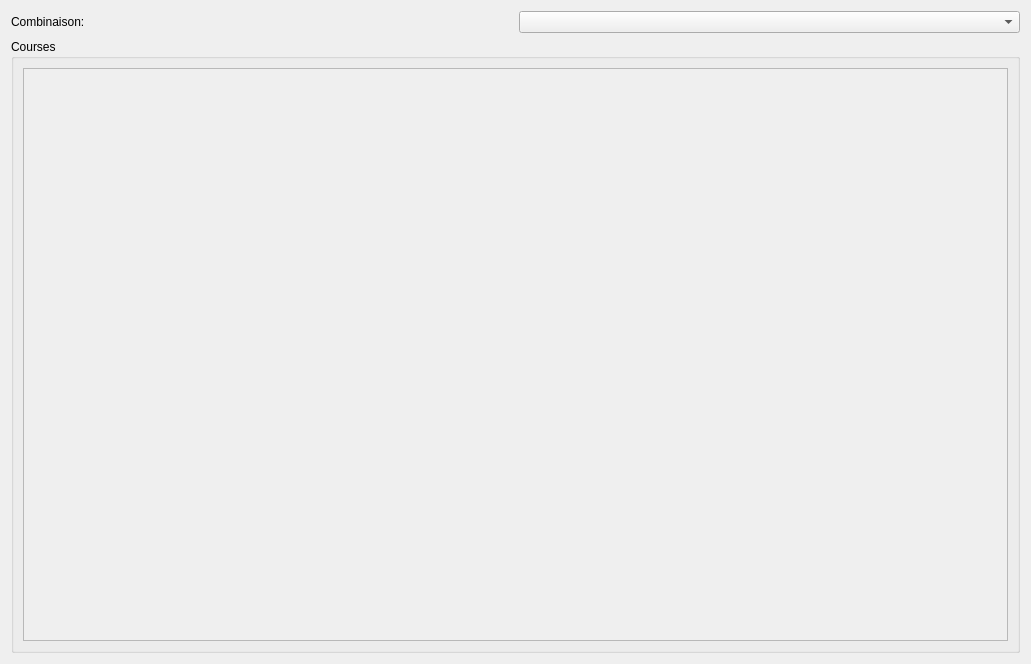
<?xml version="1.0" encoding="UTF-8"?>
<ui version="4.0">
 <class>Display_BDD</class>
 <widget class="QWidget" name="Display_BDD">
  <property name="geometry">
   <rect>
    <x>0</x>
    <y>0</y>
    <width>1031</width>
    <height>664</height>
   </rect>
  </property>
  <property name="windowTitle">
   <string>Form</string>
  </property>
  <layout class="QGridLayout" name="gridLayout_2">
   <item row="1" column="0" colspan="2">
    <widget class="QGroupBox" name="m_courses">
     <property name="title">
      <string>Courses</string>
     </property>
     <layout class="QGridLayout" name="gridLayout_3">
      <item row="0" column="0">
       <widget class="QScrollArea" name="scrollArea">
        <property name="widgetResizable">
         <bool>true</bool>
        </property>
        <widget class="QWidget" name="scrollAreaWidgetContents">
         <property name="geometry">
          <rect>
           <x>0</x>
           <y>0</y>
           <width>987</width>
           <height>565</height>
          </rect>
         </property>
         <layout class="QVBoxLayout" name="verticalLayout">
          <item>
           <widget class="QWidget" name="m_courseContainer" native="true">
            <layout class="QVBoxLayout" name="verticalLayout_3"/>
           </widget>
          </item>
         </layout>
        </widget>
       </widget>
      </item>
     </layout>
    </widget>
   </item>
   <item row="0" column="0">
    <widget class="QLabel" name="m_combLabel">
     <property name="text">
      <string>Combinaison:</string>
     </property>
    </widget>
   </item>
   <item row="0" column="1">
    <widget class="QComboBox" name="m_combinationList"/>
   </item>
  </layout>
 </widget>
 <resources/>
 <connections/>
</ui>
